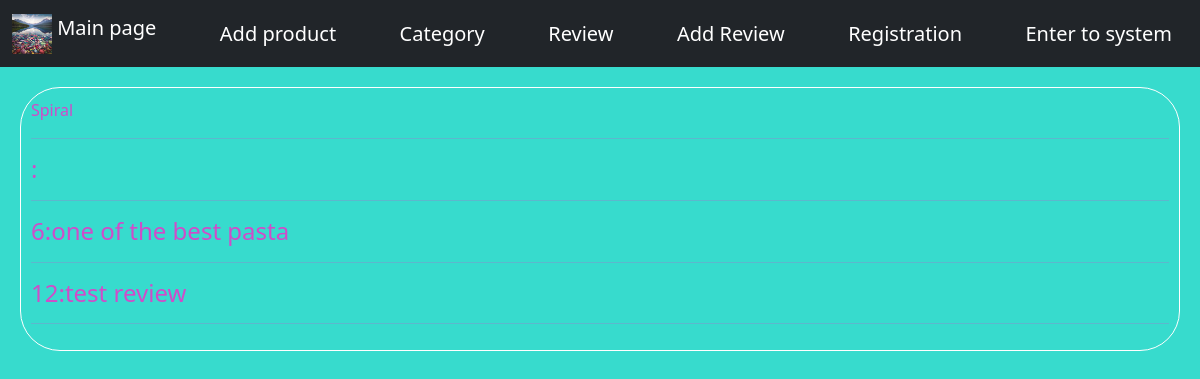
Page /products/3/ on the committed database.
### coles_shop/models.py (models this page shows, shortened)
class Product(models.Model):
    title = models.CharField(max_length=255, blank=False)
    description = models.CharField(max_length=255, blank=False)
    price = models.IntegerField(default=20, blank=False)
    category = models.ForeignKey(Category, on_delete=models.CASCADE)

class Review(models.Model):
    text = models.CharField(max_length=255)
    date = models.DateField(null=True, blank=True)
    product = models.ForeignKey(Product, on_delete=models.CASCADE)

### coles_shop/views.py (the view)
# urls.py: path('products/<int:id>/', views.product_item),
def product_item(request, id):
    product = Product.objects.get(id=id)
    data = {
        'product': product,
    }
    reviews = Review.objects.filter(product_id=id)
    products = Product.objects.filter(id=id)
    data = {
        'product': product,
        'reviews': reviews,
        'products': products,
    }
    return render(request, 'product.html', context=data)

### templates/product.html (shortened to what this page needs)
{% extends 'layout.html' %}
{% block content %}
    <h1 class="white-tag"> {{ product.title }}</h1>
    <hr>
    {% for product in products %}
        <h4> {{ products.id }}:{{ products.category }}</h4>
    {% endfor %}
    <hr>
    {% for review in reviews %}
        <h4> {{ review.id }}:{{ review.text }}</h4>
        <hr>
    {% endfor %}
{% endblock %}

### coles_shop/static/CSS/style.css (style rules this page uses)
body { background: #37dbcd; color: white; }

### rows in the picture
Product: title "Spiral"
Review: id "6", text "one of the best pasta"
Review: id "12", text "test review"
